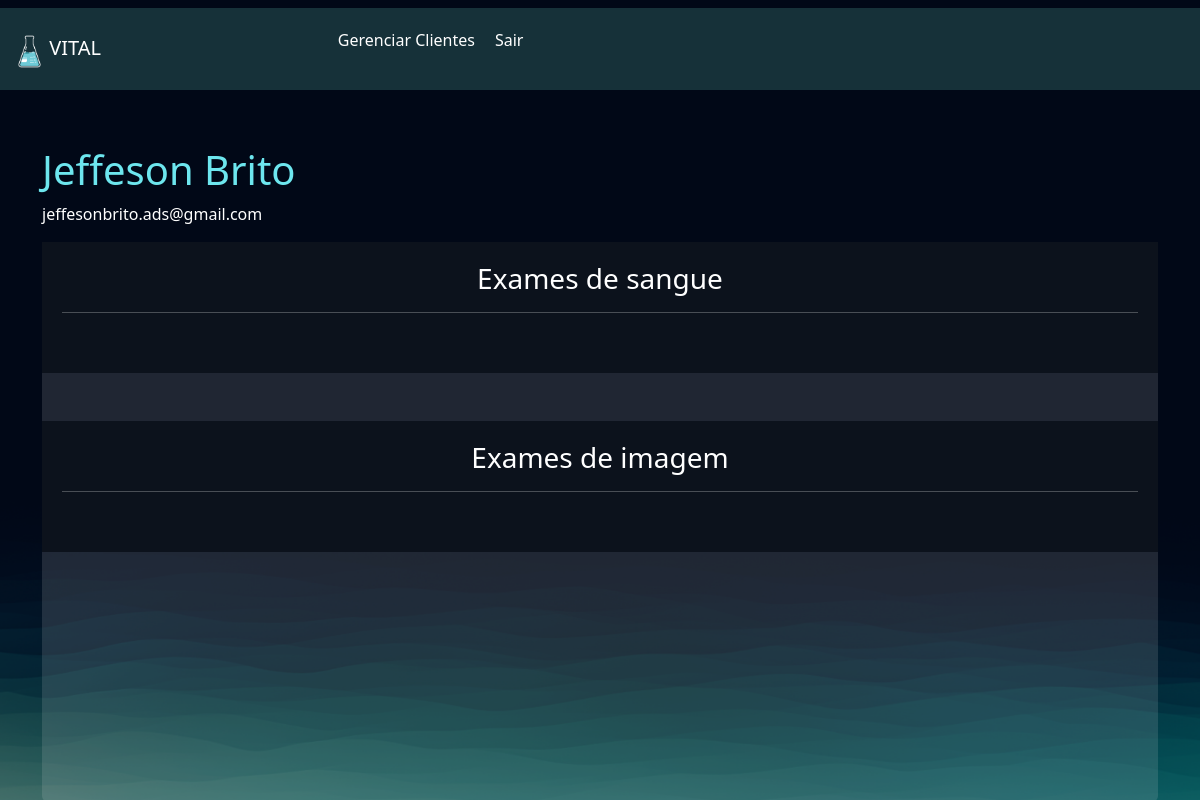
/empresarial/cliente/2 (signed in), run on an earlier commit of the app's database.
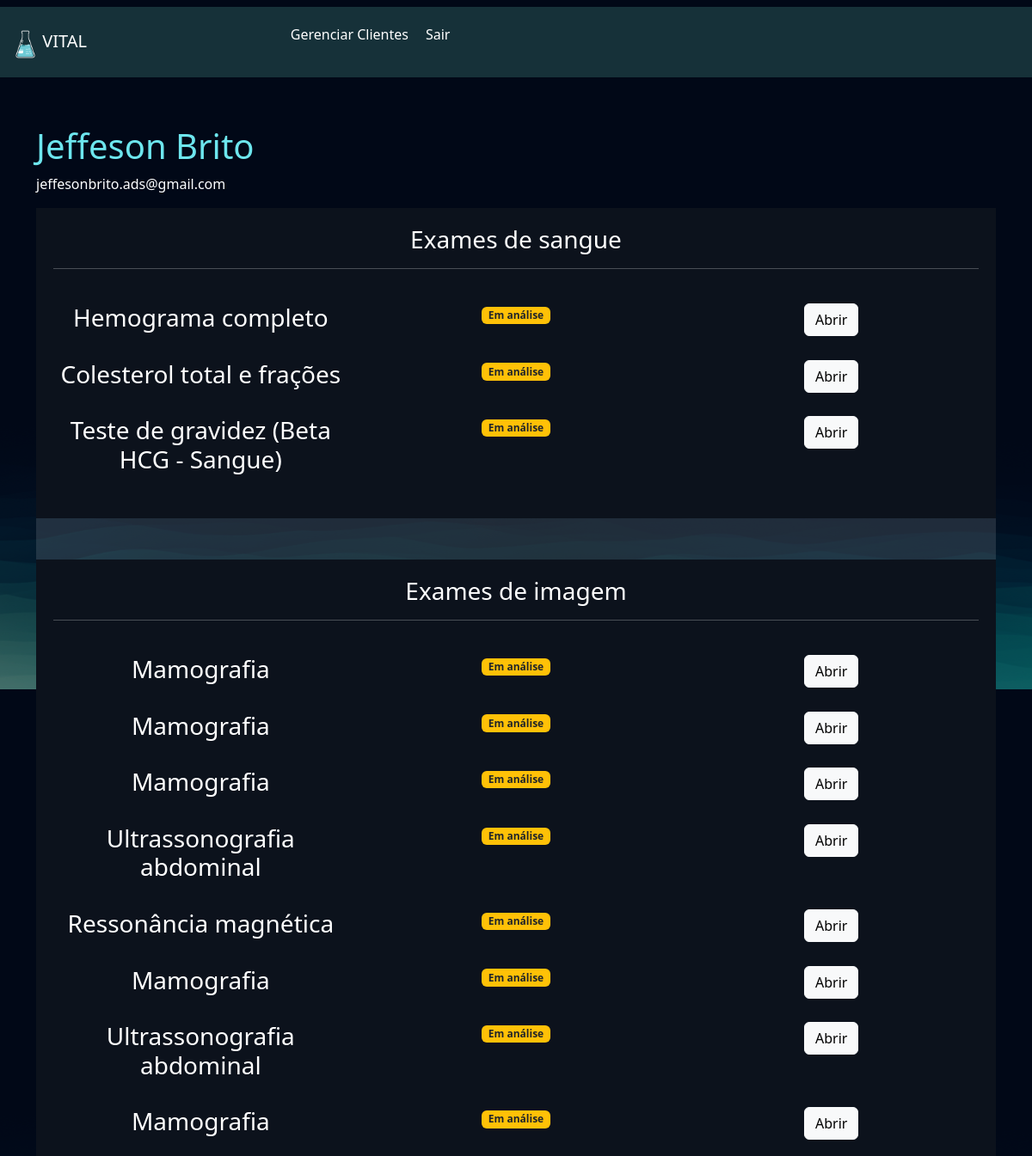
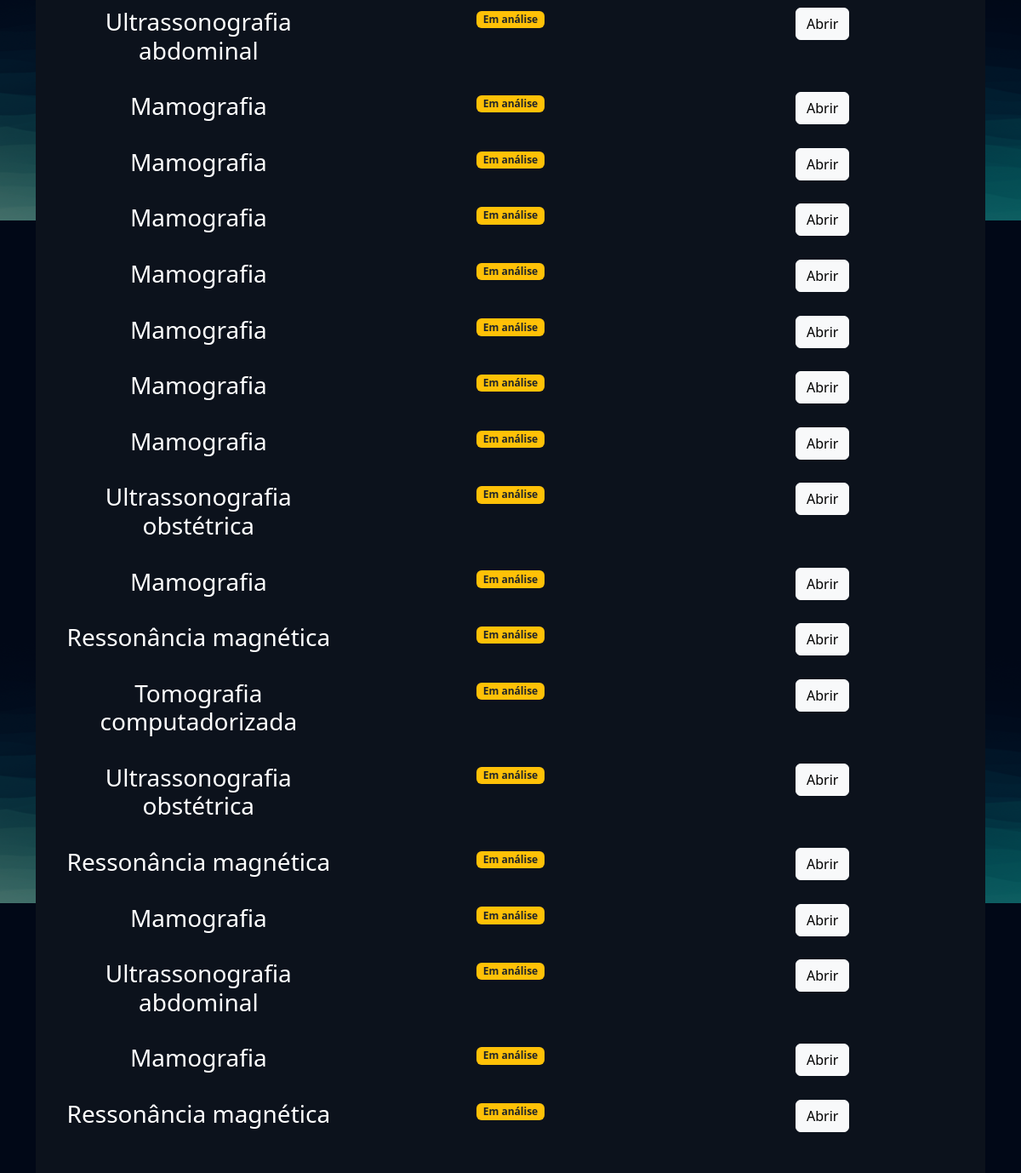
And on a later commit of the database (2 pictures, top to bottom).
### exames/models.py (models this page shows, shortened)
class SolicitacaoExame(models.Model):
    choice_status = (
        ('E', 'Em análise'),
        ('F', 'Finalizado')
    )
    usuario = models.ForeignKey(User, on_delete=models.DO_NOTHING)  # Usuário que solicitou o exame
    exame = models.ForeignKey(TiposExames, on_delete=models.DO_NOTHING)  # Tipo de exame solicitado
    status = models.CharField(max_length=2, choices=choice_status)  # Status da solicitação
    resultado = models.FileField(upload_to="resultados", null=True, blank=True)  # Arquivo com o resultado do exame
    requer_senha = models.BooleanField(default=False)  # Se o resultado requer senha para acesso
    senha = models.CharField(max_length=6, null=True, blank=True)  # Senha para acesso ao exame (opcional)
    def badge_template(self):
        if self.status == 'E':
            classes_css = 'bg-warning text-dark'
            texto = "Em análise"
        elif self.status == 'F':
            classes_css = 'bg-success'
            texto = "Finalizado"
        else:
            classes_css = 'bg-secondary'
            texto = 'Indefinido'
        return mark_safe(f"<span class='badge bg-primary {classes_css}'>{texto}</span>")

class TiposExames(models.Model):
    tipo_choices = (
        ('I', 'Exame de imagem'),
        ('S', 'Exame de Sangue')
    )
    nome = models.CharField(max_length=50)  # Nome do exame
    tipo = models.CharField(max_length=2, choices=tipo_choices)  # Tipo do exame (imagem ou sangue)
    preco = models.FloatField()  # Preço do exame
    disponivel = models.BooleanField(default=True)  # Disponibilidade do exame
    horario_inicial = models.IntegerField()  # Horário inicial para realização do exame
    horario_final = models.IntegerField()  # Horário final para realização do exame

### empresarial/views.py (the view)
# urls.py: path('cliente/<int:cliente_id>', views.cliente, name="cliente"),
@staff_member_required
def cliente(request, cliente_id):
    cliente = User.objects.get(id=cliente_id)
    exames = SolicitacaoExame.objects.filter(usuario=cliente)
    return render(request, 'cliente.html', {'cliente': cliente, 'exames': exames})

### empresarial/templates/cliente.html (shortened to what this page needs)
{% extends "bases/base.html" %}
{% load static %}
{% block 'head' %}
    <link href="{% static 'exames/css/css.css' %}" rel="stylesheet">
    <link href="{% static 'exames/css/gerenciar_pedidos.css' %}" rel="stylesheet">
    <link href="{% static 'exames/css/gerenciar_exames.css' %}" rel="stylesheet">
{% endblock 'head' %}
{% block 'conteudo' %}
    <br>
    <br>
    <div class="container">
        <h3 class="font-destaque">{{cliente.get_full_name}}</h3>
        <p>{{cliente.email}}</p>
        <div class="card card-view">
            <div class="sub-card">
                <h3>Exames de sangue</h3>
                <hr>
                <br>
                {% for exame in exames  %}
                    {% if  exame.exame.tipo == 'S'%}
                        <div class="row">
                            <div class="col-md"><h3>{{exame.exame.nome}}</h3></div>
                            <div class="col-md">{{exame.badge_template}}</div>
                            <div class="col-md">
                                <a href="{% url 'exame_cliente' exame.id %}" class="btn btn-light">Abrir</a>
                            </div>
                        </div>
                        <br>
                    {% endif %}
                {% endfor %}
            </div>
            <br>
            <br>
            <div class="sub-card">
                <h3>Exames de imagem</h3>
                <hr>
                <br>
                {% for exame in exames  %}
                    {% if  exame.exame.tipo == 'I'%}
                        <div class="row">
                            <div class="col-md"><h3>{{exame.exame.nome}}</h3></div>
                            <div class="col-md">{{exame.badge_template}}</div>
                            <div class="col-md"><a href="{% url 'exame_cliente' exame.id %}" class="btn btn-light">Abrir</a></div>
                        </div>
                        <br>
                    {% endif %}
                {% endfor %}
            </div>
        </div>
    </div>
{% endblock 'conteudo' %}

What changed in the data, as far as the page shows it:
added SolicitacaoExame: exame.nome "Hemograma completo", badge_template "Em análise", shown under "Exames de sangue"
added SolicitacaoExame: exame.nome "Colesterol total e frações", badge_template "Em análise", shown under "Exames de sangue"
added SolicitacaoExame: exame.nome "Teste de gravidez (Beta HCG - Sangue)", badge_template "Em análise", shown under "Exames de sangue"
added SolicitacaoExame: exame.nome "Mamografia", badge_template "Em análise", shown under "Exames de imagem"
added SolicitacaoExame: exame.nome "Mamografia", badge_template "Em análise", shown under "Exames de imagem"
added SolicitacaoExame: exame.nome "Mamografia", badge_template "Em análise", shown under "Exames de imagem"
added SolicitacaoExame: exame.nome "Ultrassonografia abdominal", badge_template "Em análise", shown under "Exames de imagem"
added SolicitacaoExame: exame.nome "Ressonância magnética", badge_template "Em análise", shown under "Exames de imagem"
added SolicitacaoExame: exame.nome "Mamografia", badge_template "Em análise", shown under "Exames de imagem"
added SolicitacaoExame: exame.nome "Ultrassonografia abdominal", badge_template "Em análise", shown under "Exames de imagem"
added SolicitacaoExame: exame.nome "Mamografia", badge_template "Em análise", shown under "Exames de imagem"
added SolicitacaoExame: exame.nome "Ultrassonografia abdominal", badge_template "Em análise", shown under "Exames de imagem"
added SolicitacaoExame: exame.nome "Mamografia", badge_template "Em análise", shown under "Exames de imagem"
added SolicitacaoExame: exame.nome "Mamografia", badge_template "Em análise", shown under "Exames de imagem"
added SolicitacaoExame: exame.nome "Mamografia", badge_template "Em análise", shown under "Exames de imagem"
added SolicitacaoExame: exame.nome "Mamografia", badge_template "Em análise", shown under "Exames de imagem"
added SolicitacaoExame: exame.nome "Mamografia", badge_template "Em análise", shown under "Exames de imagem"
added SolicitacaoExame: exame.nome "Mamografia", badge_template "Em análise", shown under "Exames de imagem"
added SolicitacaoExame: exame.nome "Mamografia", badge_template "Em análise", shown under "Exames de imagem"
added SolicitacaoExame: exame.nome "Ultrassonografia obstétrica", badge_template "Em análise", shown under "Exames de imagem"
added SolicitacaoExame: exame.nome "Mamografia", badge_template "Em análise", shown under "Exames de imagem"
added SolicitacaoExame: exame.nome "Ressonância magnética", badge_template "Em análise", shown under "Exames de imagem"
added SolicitacaoExame: exame.nome "Tomografia computadorizada", badge_template "Em análise", shown under "Exames de imagem"
added SolicitacaoExame: exame.nome "Ultrassonografia obstétrica", badge_template "Em análise", shown under "Exames de imagem"
added SolicitacaoExame: exame.nome "Ressonância magnética", badge_template "Em análise", shown under "Exames de imagem"
added SolicitacaoExame: exame.nome "Mamografia", badge_template "Em análise", shown under "Exames de imagem"
added SolicitacaoExame: exame.nome "Ultrassonografia abdominal", badge_template "Em análise", shown under "Exames de imagem"
added SolicitacaoExame: exame.nome "Mamografia", badge_template "Em análise", shown under "Exames de imagem"
added SolicitacaoExame: exame.nome "Ressonância magnética", badge_template "Em análise", shown under "Exames de imagem"
